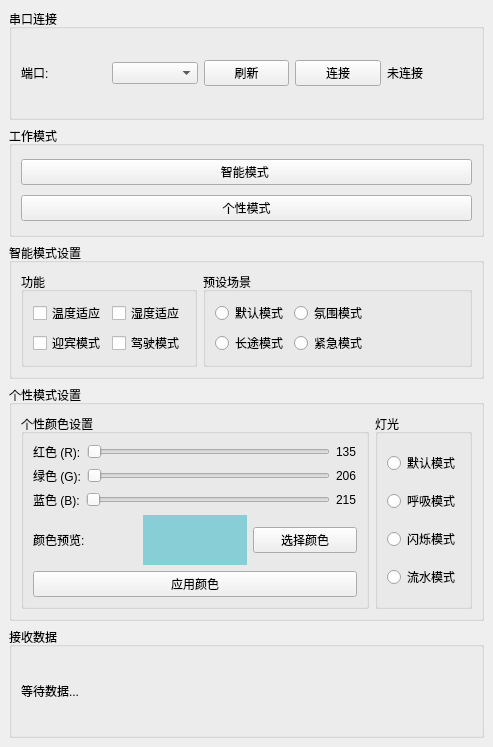
<?xml version="1.0" encoding="UTF-8"?>
<ui version="4.0">
 <class>LEDController</class>
 <widget class="QMainWindow" name="LEDController">
  <property name="geometry">
   <rect>
    <x>0</x>
    <y>0</y>
    <width>493</width>
    <height>747</height>
   </rect>
  </property>
  <property name="windowTitle">
   <string>车载智能照明系统</string>
  </property>
  <widget class="QWidget" name="centralwidget">
   <layout class="QVBoxLayout" name="verticalLayout_main">
    <item>
     <widget class="QGroupBox" name="groupSerial">
      <property name="title">
       <string>串口连接</string>
      </property>
      <layout class="QHBoxLayout" name="layoutSerial">
       <item>
        <widget class="QLabel" name="labelPort">
         <property name="text">
          <string>端口:</string>
         </property>
        </widget>
       </item>
       <item>
        <widget class="QComboBox" name="comboPort"/>
       </item>
       <item>
        <widget class="QPushButton" name="btnRefresh">
         <property name="text">
          <string>刷新</string>
         </property>
        </widget>
       </item>
       <item>
        <widget class="QPushButton" name="btnConnect">
         <property name="text">
          <string>连接</string>
         </property>
        </widget>
       </item>
       <item>
        <widget class="QLabel" name="labelStatus">
         <property name="text">
          <string>未连接</string>
         </property>
        </widget>
       </item>
      </layout>
     </widget>
    </item>
    <item>
     <widget class="QGroupBox" name="groupMode">
      <property name="title">
       <string>工作模式</string>
      </property>
      <layout class="QVBoxLayout" name="layoutMode">
       <item>
        <widget class="QPushButton" name="btnSmartMode">
         <property name="text">
          <string>智能模式 </string>
         </property>
         <property name="checkable">
          <bool>true</bool>
         </property>
        </widget>
       </item>
       <item>
        <widget class="QPushButton" name="btnCustomMode">
         <property name="text">
          <string>个性模式</string>
         </property>
         <property name="checkable">
          <bool>true</bool>
         </property>
        </widget>
       </item>
      </layout>
     </widget>
    </item>
    <item>
     <widget class="QGroupBox" name="groupBox">
      <property name="title">
       <string>智能模式设置</string>
      </property>
      <layout class="QFormLayout" name="formLayout_3">
       <item row="0" column="0">
        <widget class="QGroupBox" name="groupSmart">
         <property name="title">
          <string>功能</string>
         </property>
         <layout class="QFormLayout" name="formLayout_2">
          <item row="0" column="0">
           <widget class="QCheckBox" name="checkTemp">
            <property name="text">
             <string>温度适应</string>
            </property>
           </widget>
          </item>
          <item row="0" column="1">
           <widget class="QCheckBox" name="checkHumi">
            <property name="text">
             <string>湿度适应</string>
            </property>
           </widget>
          </item>
          <item row="1" column="0">
           <widget class="QCheckBox" name="checkWelcome">
            <property name="text">
             <string>迎宾模式</string>
            </property>
           </widget>
          </item>
          <item row="1" column="1">
           <widget class="QCheckBox" name="checkDrive">
            <property name="text">
             <string>驾驶模式</string>
            </property>
           </widget>
          </item>
         </layout>
        </widget>
       </item>
       <item row="0" column="1">
        <widget class="QGroupBox" name="smart_scene_group">
         <property name="title">
          <string>预设场景</string>
         </property>
         <layout class="QFormLayout" name="formLayout">
          <item row="0" column="0">
           <widget class="QRadioButton" name="normal">
            <property name="text">
             <string>默认模式</string>
            </property>
           </widget>
          </item>
          <item row="1" column="0">
           <widget class="QRadioButton" name="long_trip_drive">
            <property name="text">
             <string>长途模式</string>
            </property>
           </widget>
          </item>
          <item row="0" column="1">
           <widget class="QRadioButton" name="romantic_scene">
            <property name="text">
             <string>氛围模式</string>
            </property>
           </widget>
          </item>
          <item row="1" column="1">
           <widget class="QRadioButton" name="emergency_scene">
            <property name="text">
             <string>紧急模式</string>
            </property>
           </widget>
          </item>
         </layout>
        </widget>
       </item>
      </layout>
     </widget>
    </item>
    <item>
     <widget class="QGroupBox" name="groupBox_3">
      <property name="title">
       <string>个性模式设置</string>
      </property>
      <layout class="QHBoxLayout" name="horizontalLayout">
       <item>
        <widget class="QGroupBox" name="groupCustomColor">
         <property name="sizePolicy">
          <sizepolicy hsizetype="Preferred" vsizetype="Preferred">
           <horstretch>4</horstretch>
           <verstretch>0</verstretch>
          </sizepolicy>
         </property>
         <property name="title">
          <string>个性颜色设置</string>
         </property>
         <layout class="QVBoxLayout" name="layoutCustom">
          <item>
           <layout class="QHBoxLayout" name="layoutR">
            <item>
             <widget class="QLabel" name="labelR">
              <property name="text">
               <string>红色 (R):</string>
              </property>
             </widget>
            </item>
            <item>
             <widget class="QSlider" name="sliderR">
              <property name="orientation">
               <enum>Qt::Orientation::Horizontal</enum>
              </property>
             </widget>
            </item>
            <item>
             <widget class="QLabel" name="labelRValue">
              <property name="text">
               <string>135</string>
              </property>
             </widget>
            </item>
           </layout>
          </item>
          <item>
           <layout class="QHBoxLayout" name="layoutG">
            <item>
             <widget class="QLabel" name="labelG">
              <property name="text">
               <string>绿色 (G):</string>
              </property>
             </widget>
            </item>
            <item>
             <widget class="QSlider" name="sliderG">
              <property name="orientation">
               <enum>Qt::Orientation::Horizontal</enum>
              </property>
             </widget>
            </item>
            <item>
             <widget class="QLabel" name="labelGValue">
              <property name="text">
               <string>206</string>
              </property>
             </widget>
            </item>
           </layout>
          </item>
          <item>
           <layout class="QHBoxLayout" name="layoutB">
            <item>
             <widget class="QLabel" name="labelB">
              <property name="text">
               <string>蓝色 (B):</string>
              </property>
             </widget>
            </item>
            <item>
             <widget class="QSlider" name="sliderB">
              <property name="orientation">
               <enum>Qt::Orientation::Horizontal</enum>
              </property>
             </widget>
            </item>
            <item>
             <widget class="QLabel" name="labelBValue">
              <property name="text">
               <string>215</string>
              </property>
             </widget>
            </item>
           </layout>
          </item>
          <item>
           <layout class="QHBoxLayout" name="layoutPreview">
            <item>
             <widget class="QLabel" name="labelPreviewText">
              <property name="text">
               <string>颜色预览:</string>
              </property>
             </widget>
            </item>
            <item>
             <widget class="QLabel" name="labelPreview">
              <property name="minimumSize">
               <size>
                <width>100</width>
                <height>50</height>
               </size>
              </property>
              <property name="styleSheet">
               <string notr="true">background-color: rgb(135,206,215);</string>
              </property>
             </widget>
            </item>
            <item>
             <widget class="QPushButton" name="btnPickColor">
              <property name="text">
               <string>选择颜色</string>
              </property>
             </widget>
            </item>
           </layout>
          </item>
          <item>
           <widget class="QPushButton" name="btnApplyColor">
            <property name="text">
             <string>应用颜色</string>
            </property>
           </widget>
          </item>
         </layout>
        </widget>
       </item>
       <item>
        <widget class="QGroupBox" name="groupLight">
         <property name="sizePolicy">
          <sizepolicy hsizetype="Minimum" vsizetype="Preferred">
           <horstretch>0</horstretch>
           <verstretch>0</verstretch>
          </sizepolicy>
         </property>
         <property name="maximumSize">
          <size>
           <width>80000</width>
           <height>16777215</height>
          </size>
         </property>
         <property name="title">
          <string>灯光</string>
         </property>
         <layout class="QVBoxLayout" name="verticalLayout">
          <item>
           <widget class="QRadioButton" name="steady_effect">
            <property name="text">
             <string>默认模式</string>
            </property>
           </widget>
          </item>
          <item>
           <widget class="QRadioButton" name="breathing_effect">
            <property name="text">
             <string>呼吸模式</string>
            </property>
           </widget>
          </item>
          <item>
           <widget class="QRadioButton" name="blinking_effect">
            <property name="text">
             <string>闪烁模式</string>
            </property>
           </widget>
          </item>
          <item>
           <widget class="QRadioButton" name="flowing_effect">
            <property name="text">
             <string>流水模式</string>
            </property>
           </widget>
          </item>
         </layout>
        </widget>
       </item>
      </layout>
     </widget>
    </item>
    <item>
     <widget class="QGroupBox" name="groupReceive">
      <property name="title">
       <string>接收数据</string>
      </property>
      <layout class="QVBoxLayout" name="layoutReceive">
       <item>
        <widget class="QLabel" name="labelReceive">
         <property name="text">
          <string>等待数据...</string>
         </property>
        </widget>
       </item>
      </layout>
     </widget>
    </item>
   </layout>
  </widget>
 </widget>
 <resources/>
 <connections/>
</ui>
